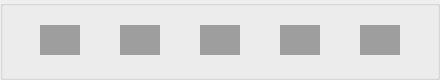
   <widget class="QGroupBox" name="board">
    <property name="geometry">
     <rect>
      <x>180</x>
      <y>820</y>
      <width>440</width>
      <height>80</height>
     </rect>
    </property>
    <property name="title">
     <string/>
    </property>
    <widget class="QLabel" name="my_color1">
     <property name="geometry">
      <rect>
       <x>40</x>
       <y>25</y>
       <width>40</width>
       <height>30</height>
      </rect>
     </property>
     <property name="styleSheet">
      <string notr="true">background-color: rgb(158, 158, 158);</string>
     </property>
     <property name="text">
      <string/>
     </property>
    </widget>
    <widget class="QLabel" name="my_color2">
     <property name="geometry">
      <rect>
       <x>120</x>
       <y>25</y>
       <width>40</width>
       <height>30</height>
      </rect>
     </property>
     <property name="styleSheet">
      <string notr="true">background-color: rgb(158, 158, 158);</string>
     </property>
     <property name="text">
      <string/>
     </property>
    </widget>
    <widget class="QLabel" name="my_color3">
     <property name="geometry">
      <rect>
       <x>200</x>
       <y>25</y>
       <width>40</width>
       <height>30</height>
      </rect>
     </property>
     <property name="styleSheet">
      <string notr="true">background-color: rgb(158, 158, 158);</string>
     </property>
     <property name="text">
      <string/>
     </property>
    </widget>
    <widget class="QLabel" name="my_color5">
     <property name="geometry">
      <rect>
       <x>360</x>
       <y>25</y>
       <width>40</width>
       <height>30</height>
      </rect>
     </property>
     <property name="styleSheet">
      <string notr="true">background-color: rgb(158, 158, 158);</string>
     </property>
     <property name="text">
      <string/>
     </property>
    </widget>
    <widget class="QLabel" name="my_color4">
     <property name="geometry">
      <rect>
       <x>280</x>
       <y>25</y>
       <width>40</width>
       <height>30</height>
      </rect>
     </property>
     <property name="styleSheet">
      <string notr="true">background-color: rgb(158, 158, 158);</string>
     </property>
     <property name="text">
      <string/>
     </property>
    </widget>
   </widget>
